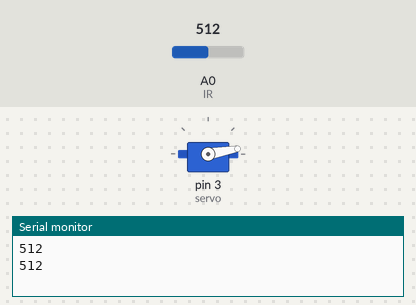
A sketch run on a simulated Arduino Uno, built with avr-gcc and run on an emulated ATmega328P. Parts: servo, the last lines printed to the serial monitor. Inputs (shaded band) come from the test bench; at power-on: A0 (IR) = 512.

Above: at 1.8 s.
1.9 s: A0 (IR) set to 501
At 2.7 s:
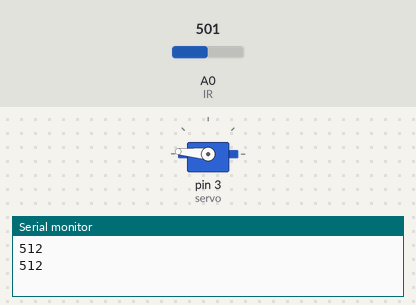
4.9 s: A0 (IR) set to 522
At 5.4 s:
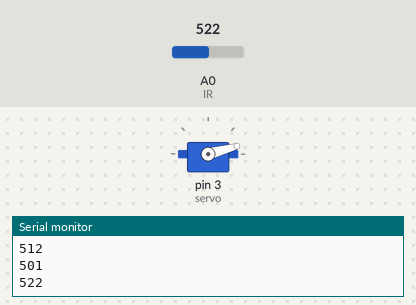
6.4 s: A0 (IR) set to 511
At 7.9 s:
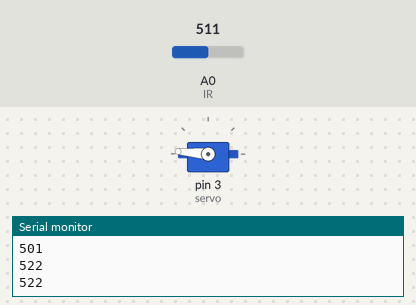
Timing chart, 0 to 15.4 s (numbered marks = the images above; inputs shaded):
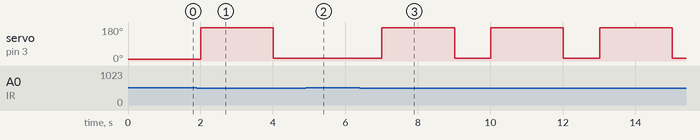

Measured:
- the behaviour switches between 512 and 511 on A0 (IR) (found by bisection; images 0 and 1)
- after the input at 1.9 s, servo on pin 3 (servo): 10° → 175° after 0.10 s, → 15° 2.0 s later
- after the input at 4.9 s, servo on pin 3 (servo): stays 15° (without the input it goes to 175° after 0.11 s)
- after the input at 6.4 s, servo on pin 3 (servo): alternates 175° for 2.0 s and 15° for 1.0 s, starting after 0.61 s

The sketch:

DOOR_LOCK_SYSTEM_using_IR_sensor_and_servo.ino
```cpp
#include <Servo.h>
#define IR A0
Servo servo;
int angle = 10;

void setup() {
    pinMode(IR, INPUT);
    servo.attach(3);
    servo.write(angle);
    Serial.begin(9600);
}
void loop()
{
  Serial.println(analogRead(IR));
  delay(1000);
    if(analogRead(IR) < 512){
    for(angle = 10; angle < 180; angle+=5)
    {
        servo.write(angle);

    }
    delay(2000);
    for(angle = 180; angle > 10; angle-=5)
    {
        servo.write(angle);

    }
    }

}
```
